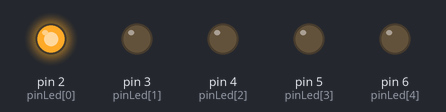
This sketch was run on a simulated Arduino Uno, built with avr-gcc and run on an emulated ATmega328P. Parts: output pins drawn as LEDs (lit = HIGH).

Above: at 0.07 s.
At 0.61 s:
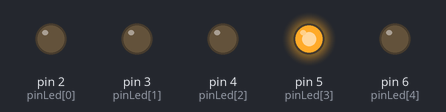
At 1.45 s:
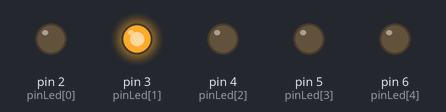
At 1.98 s:
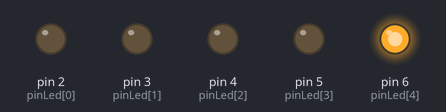
At 2.83 s:
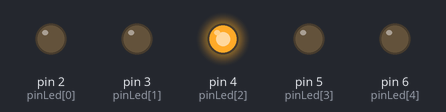
Timing chart, 0 to 3.1 s (numbered marks = the images above):
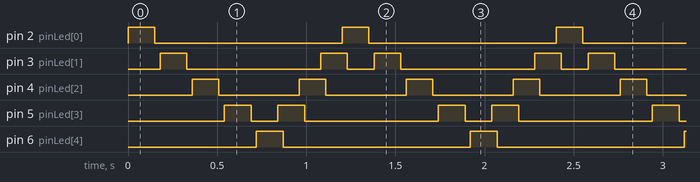

The sketch:

K2000_Genuino.ino
```cpp
int pinLed[5]={2,3,4,5,6};

boolean affichage[8][5]={1,0,0,0,0,
                          0,1,0,0,0,
                          0,0,1,0,0,
                          0,0,0,1,0,
                          0,0,0,0,1,
                          0,0,0,1,0,
                          0,0,1,0,0,
                          0,1,0,0,0};

void setup()
{
  for (int i=0; i<5; i++)
  {
  pinMode(pinLed[i], OUTPUT);
  digitalWrite(pinLed[i], LOW);
  }
}

void loop()
{
  for (int i=0; i<8; i++)
  {
    for (int p=0; p<5; p++)
    {
    digitalWrite(pinLed[p],affichage[i][p]);
    delay(30);
    }
  }
 }
```

Measured:
- by itself, pin 2 (pinLed[0]), pin 6 (pinLed[4]): alternates HIGH for 0.15 s and LOW for 1.1 s
- by itself, pin 3 (pinLed[1]): repeats every 1.2 s: LOW 0.75 s, HIGH 0.15 s, LOW 0.15 s, HIGH 0.15 s
- by itself, pin 4 (pinLed[2]): alternates HIGH for 0.15 s and LOW for 0.45 s
- by itself, pin 5 (pinLed[3]): repeats every 1.2 s: LOW 0.15 s, HIGH 0.15 s, LOW 0.75 s, HIGH 0.15 s
